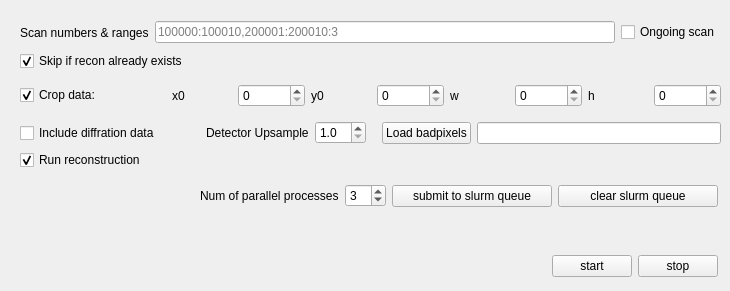
      <widget class="QWidget" name="tab_3">
       <attribute name="title">
        <string>Batch mode</string>
       </attribute>
       <widget class="QWidget" name="layoutWidget">
        <property name="geometry">
         <rect>
          <x>20</x>
          <y>20</y>
          <width>701</width>
          <height>25</height>
         </rect>
        </property>
        <layout class="QHBoxLayout" name="horizontalLayout_8">
         <item>
          <widget class="QLabel" name="label_52">
           <property name="text">
            <string>Scan numbers &amp; ranges</string>
           </property>
          </widget>
         </item>
         <item>
          <widget class="QLineEdit" name="le_batch_items">
           <property name="toolTip">
            <string>Set scan numbers and ranges. Example: 2, 3-5, 7-15, 23, 30-55</string>
           </property>
           <property name="placeholderText">
            <string>100000:100010,200001:200010:3</string>
           </property>
          </widget>
         </item>
         <item>
          <widget class="QCheckBox" name="ck_batch_track">
           <property name="text">
            <string>Ongoing scan</string>
           </property>
          </widget>
         </item>
        </layout>
       </widget>
       <widget class="QWidget" name="layoutWidget">
        <property name="geometry">
         <rect>
          <x>50</x>
          <y>250</y>
          <width>668</width>
          <height>32</height>
         </rect>
        </property>
        <layout class="QHBoxLayout" name="horizontalLayout_11">
         <item>
          <spacer name="horizontalSpacer_3">
           <property name="orientation">
            <enum>Qt::Horizontal</enum>
           </property>
           <property name="sizeHint" stdset="0">
            <size>
             <width>518</width>
             <height>20</height>
            </size>
           </property>
          </spacer>
         </item>
         <item>
          <widget class="QPushButton" name="btn_recon_batch_start">
           <property name="maximumSize">
            <size>
             <width>80</width>
             <height>16777215</height>
            </size>
           </property>
           <property name="text">
            <string>start</string>
           </property>
          </widget>
         </item>
         <item>
          <widget class="QPushButton" name="btn_recon_batch_stop">
           <property name="maximumSize">
            <size>
             <width>80</width>
             <height>16777215</height>
            </size>
           </property>
           <property name="text">
            <string>stop</string>
           </property>
          </widget>
         </item>
        </layout>
       </widget>
       <widget class="QCheckBox" name="ck_batch_run_flag">
        <property name="geometry">
         <rect>
          <x>20</x>
          <y>150</y>
          <width>141</width>
          <height>20</height>
         </rect>
        </property>
        <property name="text">
         <string>Run reconstruction</string>
        </property>
        <property name="checked">
         <bool>true</bool>
        </property>
       </widget>
       <widget class="QWidget" name="layoutWidget">
        <property name="geometry">
         <rect>
          <x>20</x>
          <y>80</y>
          <width>701</width>
          <height>31</height>
         </rect>
        </property>
        <layout class="QHBoxLayout" name="horizontalLayout_16">
         <item>
          <widget class="QCheckBox" name="ck_batch_crop_flag">
           <property name="toolTip">
            <string>This is effective only when &quot;Load from databroker&quot; is set.</string>
           </property>
           <property name="text">
            <string>Crop data:</string>
           </property>
           <property name="checked">
            <bool>true</bool>
           </property>
          </widget>
         </item>
         <item>
          <spacer name="horizontalSpacer_14">
           <property name="orientation">
            <enum>Qt::Horizontal</enum>
           </property>
           <property name="sizeType">
            <enum>QSizePolicy::Minimum</enum>
           </property>
           <property name="sizeHint" stdset="0">
            <size>
             <width>65</width>
             <height>20</height>
            </size>
           </property>
          </spacer>
         </item>
         <item>
          <widget class="QLabel" name="label_62">
           <property name="text">
            <string>x0</string>
           </property>
          </widget>
         </item>
         <item>
          <widget class="QSpinBox" name="sp_batch_x0">
           <property name="maximum">
            <number>100000000</number>
           </property>
          </widget>
         </item>
         <item>
          <widget class="QLabel" name="label_63">
           <property name="text">
            <string>y0</string>
           </property>
          </widget>
         </item>
         <item>
          <widget class="QSpinBox" name="sp_batch_y0">
           <property name="maximum">
            <number>100000000</number>
           </property>
          </widget>
         </item>
         <item>
          <widget class="QLabel" name="label_64">
           <property name="text">
            <string>w</string>
           </property>
          </widget>
         </item>
         <item>
          <widget class="QSpinBox" name="sp_batch_width">
           <property name="maximum">
            <number>100000000</number>
           </property>
          </widget>
         </item>
         <item>
          <widget class="QLabel" name="label_65">
           <property name="text">
            <string>h</string>
           </property>
          </widget>
         </item>
         <item>
          <widget class="QSpinBox" name="sp_batch_height">
           <property name="maximum">
            <number>100000000</number>
           </property>
          </widget>
         </item>
        </layout>
       </widget>
       <widget class="QWidget" name="horizontalLayoutWidget">
        <property name="geometry">
         <rect>
          <x>20</x>
          <y>120</y>
          <width>701</width>
          <height>26</height>
         </rect>
        </property>
        <layout class="QHBoxLayout" name="horizontalLayout_26">
         <item>
          <widget class="QCheckBox" name="ck_save_diff">
           <property name="text">
            <string>Include diffration data</string>
           </property>
          </widget>
         </item>
         <item>
          <spacer name="horizontalSpacer_8">
           <property name="orientation">
            <enum>Qt::Horizontal</enum>
           </property>
           <property name="sizeType">
            <enum>QSizePolicy::Fixed</enum>
           </property>
           <property name="sizeHint" stdset="0">
            <size>
             <width>40</width>
             <height>20</height>
            </size>
           </property>
          </spacer>
         </item>
         <item>
          <widget class="QLabel" name="label_67">
           <property name="text">
            <string>Detector Upsample</string>
           </property>
          </widget>
         </item>
         <item>
          <widget class="QDoubleSpinBox" name="sp_batch_upsample">
           <property name="decimals">
            <number>1</number>
           </property>
           <property name="minimum">
            <double>1.000000000000000</double>
           </property>
           <property name="maximum">
            <double>99.000000000000000</double>
           </property>
           <property name="singleStep">
            <double>0.500000000000000</double>
           </property>
          </widget>
         </item>
         <item>
          <spacer name="horizontalSpacer_9">
           <property name="orientation">
            <enum>Qt::Horizontal</enum>
           </property>
           <property name="sizeType">
            <enum>QSizePolicy::Minimum</enum>
           </property>
           <property name="sizeHint" stdset="0">
            <size>
             <width>10</width>
             <height>20</height>
            </size>
           </property>
          </spacer>
         </item>
         <item>
          <widget class="QPushButton" name="btn_batch_badpixel">
           <property name="text">
            <string>Load badpixels</string>
           </property>
          </widget>
         </item>
         <item>
          <widget class="QLineEdit" name="le_batch_badpixel">
           <property name="readOnly">
            <bool>true</bool>
           </property>
          </widget>
         </item>
        </layout>
       </widget>
       <widget class="QWidget" name="horizontalLayoutWidget_2">
        <property name="geometry">
         <rect>
          <x>20</x>
          <y>50</y>
          <width>701</width>
          <height>23</height>
         </rect>
        </property>
        <layout class="QHBoxLayout" name="horizontalLayout_23">
         <item>
          <widget class="QCheckBox" name="ck_batch_skip_exist">
           <property name="layoutDirection">
            <enum>Qt::LeftToRight</enum>
           </property>
           <property name="text">
            <string>Skip if recon already exists</string>
           </property>
           <property name="checked">
            <bool>true</bool>
           </property>
          </widget>
         </item>
        </layout>
       </widget>
       <widget class="QWidget" name="layoutWidget_3">
        <property name="geometry">
         <rect>
          <x>50</x>
          <y>180</y>
          <width>668</width>
          <height>32</height>
         </rect>
        </property>
        <layout class="QHBoxLayout" name="horizontalLayout_12">
         <item>
          <spacer name="horizontalSpacer_21">
           <property name="orientation">
            <enum>Qt::Horizontal</enum>
           </property>
           <property name="sizeHint" stdset="0">
            <size>
             <width>40</width>
             <height>20</height>
            </size>
           </property>
          </spacer>
         </item>
         <item>
          <widget class="QLabel" name="label_81">
           <property name="text">
            <string>Num of parallel processes</string>
           </property>
          </widget>
         </item>
         <item>
          <widget class="QSpinBox" name="sp_slurm_n_parallel">
           <property name="minimum">
            <number>1</number>
           </property>
           <property name="value">
            <number>3</number>
           </property>
          </widget>
         </item>
         <item>
          <widget class="QPushButton" name="btn_recon_batch_submit_queue">
           <property name="minimumSize">
            <size>
             <width>160</width>
             <height>0</height>
            </size>
           </property>
           <property name="maximumSize">
            <size>
             <width>80</width>
             <height>16777215</height>
            </size>
           </property>
           <property name="text">
            <string>submit to slurm queue</string>
           </property>
          </widget>
         </item>
         <item>
          <widget class="QPushButton" name="btn_recon_batch_clear_queue">
           <property name="minimumSize">
            <size>
             <width>160</width>
             <height>0</height>
            </size>
           </property>
           <property name="maximumSize">
            <size>
             <width>80</width>
             <height>16777215</height>
            </size>
           </property>
           <property name="text">
            <string>clear slurm queue</string>
           </property>
          </widget>
         </item>
        </layout>
       </widget>
      </widget>
